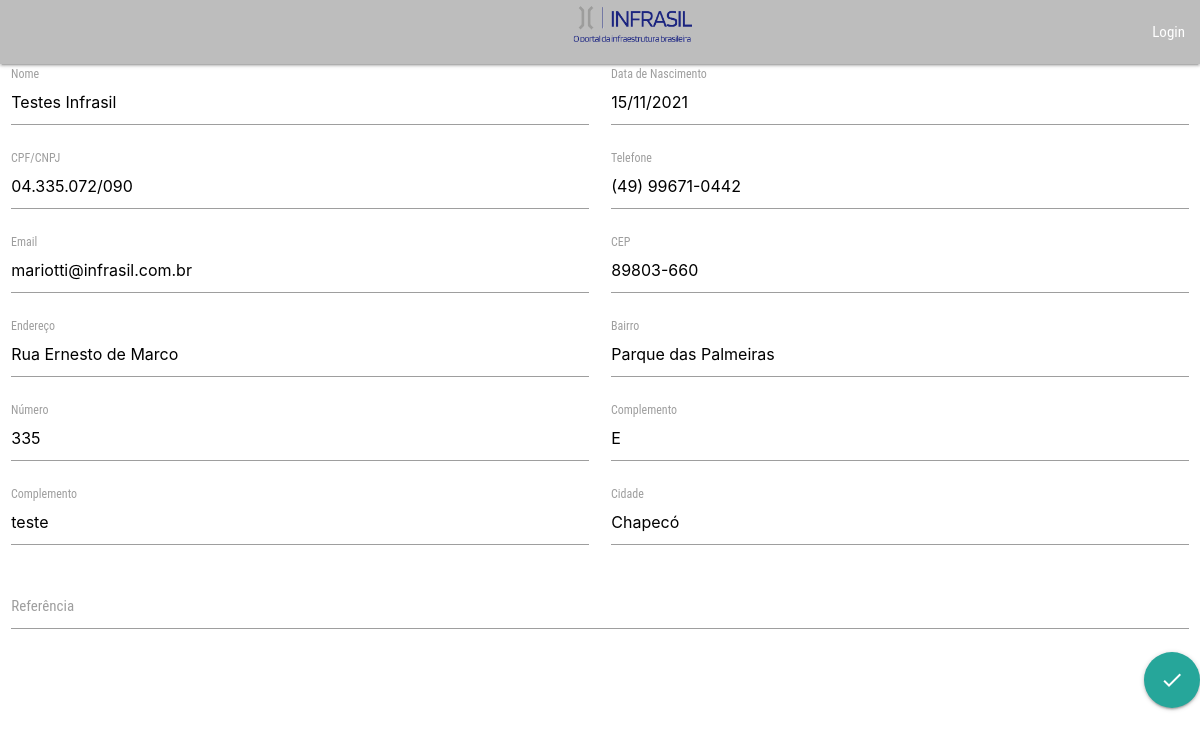
The app's page /clienteEdit.php?id=1 with its own data.
### tables this page shows
CREATE TABLE `clientes` (
  `id` int(11) NOT NULL,
  `nome` varchar(200) NOT NULL,
  `data_nascimento` date NOT NULL,
  `cpf_cnpj` varchar(14) NOT NULL,
  `endereco` varchar(200) NOT NULL,
  `telefone` varchar(20) NOT NULL,
  `email` varchar(200) NOT NULL,
  `datetime_cadastro` datetime NOT NULL DEFAULT CURRENT_TIMESTAMP,
  `datetime_atualizacao` datetime NOT NULL DEFAULT CURRENT_TIMESTAMP,
  `chave` varchar(60) DEFAULT NULL,
  `cep` varchar(10) NOT NULL,
  `bairro` varchar(50) NOT NULL,
  `numero` varchar(50) NOT NULL,
  `complemento` varchar(50) NOT NULL,
  `estado` varchar(50) NOT NULL,
  `cidade` varchar(50) NOT NULL,
  `referencia` varchar(100) NOT NULL
);

### conexao.php (called while the page is built, shortened)
<?php
	class Conexao{
		public function conectar(){
			try{
				if($_SERVER['MIBDIRS'] == 'C:/xampp/php/extras/mibs'){
					$conexao = new mysqli($this::serverNameTest, $this::userNameTest, $this::senhaTest, $this::dbNameTest);
				}else{
					$conexao = new mysqli($this::serverName, $this::userName, $this::senha, $this::dbName);
				}
				$conexao->autocommit(true);
				return $conexao;
			} catch(Exception $e){
				return false;
			}
		}
		public function executarQuery($query){
			$conexao = $this->conectar();
			$retorno = $conexao->query($query);
			if(is_object($retorno) OR is_array($retorno))
				$retorno = $retorno->fetch_all(MYSQLI_ASSOC);
			elseif(is_bool($retorno) AND !$retorno){
				$conexao->query("ROLLBACK");
				return $conexao->error;
			}elseif(is_bool($retorno)){
				$retorno = $conexao->insert_id;
			}
			return $retorno;
		}
	}
?>

### clienteEdit.php (the view, shortened to what this page needs)
<?php
	require_once('conexao.php');
	require_once('utils.php');
	if(!isset($_GET['id']) || $_GET['id'] == ''){
		header('Location: '.$_SERVER['HTTP_REFERER']);
	}else{
		$conexao = new Conexao();
		$cliente = $conexao->executarQuery("SELECT * FROM clientes WHERE id = ".$_GET['id'])[0];
	}
?>
<!DOCTYPE html>
<html>
	<head>
		<link type="text/css" rel="stylesheet" href="assets/materialize/css/materialize.min.css"  media="screen,projection"/>
		<link rel="stylesheet" href="assets/css/main.css">
	</head>
	<body>
		<div class="row">
			<form action="editCliente.php" method="POST" class="col s12" autocomplete="off">
				<div class="row">
					<div class="input-field col s12 m6">
						<input id="nome" value="<?php echo $cliente['nome']; ?>" name="nome" type="text">
						<label for="nome">Nome</label>
					</div>
					<div class="input-field col s12 m6">
						<input id="data_nascimento" value="<?php echo Utils::formataData($cliente['data_nascimento']); ?>" name="data_nascimento" class="mask-date" type="text">
						<label for="data_nascimento">Data de Nascimento</label>
					</div>
					<div class="input-field col s12 m6">
						<input id="cpf_cnpj" value="<?php echo $cliente['cpf_cnpj']; ?>" name="cpf_cnpj" type="text" class="mask-cpfcnpj">
						<label for="cpf_cnpj">CPF/CNPJ</label>
					</div>
					<div class="input-field col s12 m6">
						<input id="telefone" value="<?php echo $cliente['telefone']; ?>" name="telefone" type="text" class="mask-telefone">
						<label for="telefone">Telefone</label>
					</div>
					<div class="input-field col s12 m6">
						<input id="email" value="<?php echo $cliente['email']; ?>" name="email" type="email">
						<label for="email">Email</label>
					</div>
					<div class="input-field col s12 m6">
						<input id="cep" value="<?php echo $cliente['cep']; ?>" name="cep" type="text" class="mask-cep">
						<label for="cep">CEP</label>
					</div>
					<div class="input-field col s12 m6">
						<input id="endereco" value="<?php echo $cliente['endereco']; ?>" name="endereco" type="text">
						<label for="endereco">Endereço</label>
					</div>
					<div class="input-field col s12 m6">
						<input id="bairro" value="<?php echo $cliente['bairro']; ?>" name="bairro" type="text">
						<label for="bairro">Bairro</label>
					</div>
					<div class="input-field col s12 m6">
						<input id="numero" value="<?php echo $cliente['numero']; ?>" name="numero" type="text">
						<label for="numero">Número</label>
					</div>
					<div class="input-field col s12 m6">
						<input id="complemento" value="<?php echo $cliente['complemento']; ?>" name="complemento" type="text">
						<label for="complemento">Complemento</label>
					</div>
					<div class="input-field col s12 m6">
						<input id="estado" value="<?php echo $cliente['estado']; ?>" name="estado" type="text">
						<label for="estado">Complemento</label>
					</div>
					<div class="input-field col s12 m6">
						<input id="cidade" value="<?php echo $cliente['cidade']; ?>" name="cidade" type="text">
						<label for="cidade">Cidade</label>
					</div>
					<div class="input-field col s12">
						<input id="referencia" value="<?php echo $cliente['referencia']; ?>" name="referencia" type="text">
						<label for="referencia">Referência</label>
					</div>
					<button class=" waves-effect waves-circle waves-light btn-floating btn-large float-right" type="submit" value="Create">
						<i class="large material-icons">check</i>
					</button>
				</div>
			</form>
		</div>
	</body>
</html>

### assets/css/main.css (style rules this page uses)
html { font-family: 'Roboto Condensed', sans-serif; }
body { display: flex; min-height: 100vh; flex-direction: column; }
.float-right { float: right; }

### records on screen
clientes: nome "Testes Infrasil", data_nascimento "15/11/2021", cpf_cnpj "04.335.072/090", telefone "(49) 99671-0442", email "mariotti@infrasil.com.br", cep "89803-660", endereco "Rua Ernesto de Marco", bairro "Parque das Palmeiras", numero "335", complemento "E", estado "teste", cidade "Chapecó"
